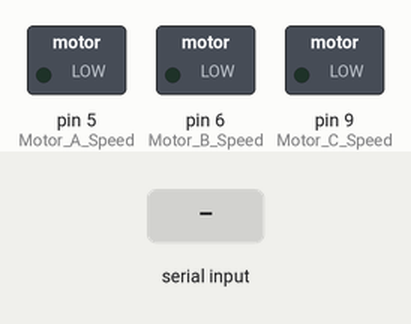
Recording of a sketch running on a simulated Arduino Uno, built with avr-gcc and run on an emulated ATmega328P. Shown: switched loads named in the sketch (green lamp = pin HIGH). The test bench sets the inputs (shaded band).

Above: at 2.7 s.
2.8 s: "90,45\n" received over Serial
At 3.7 s:
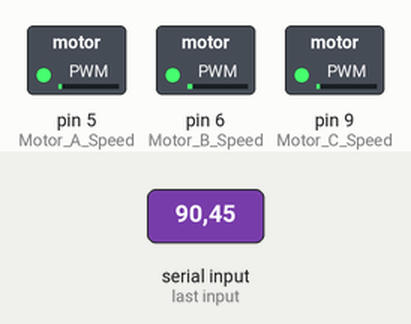
4.3 s: "30,150\n" received over Serial
At 4.8 s:
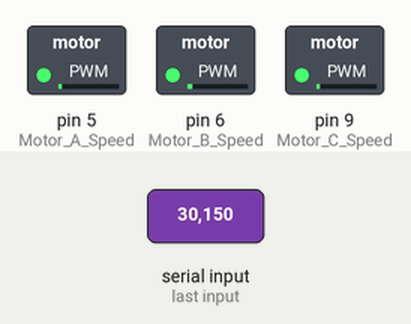
5.8 s: "1\n" received over Serial
At 7.0 s:
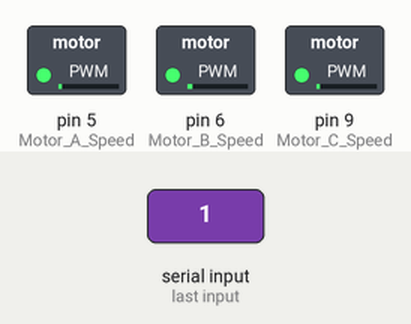
7.3 s: "90\n" received over Serial
At 8.2 s:
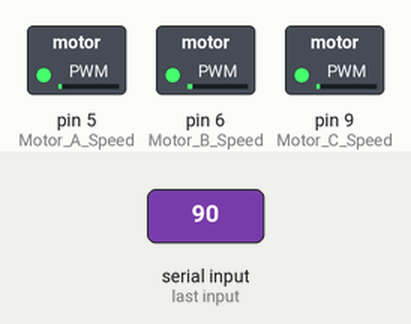
8.8 s: "200\n" received over Serial
At 8.9 s:
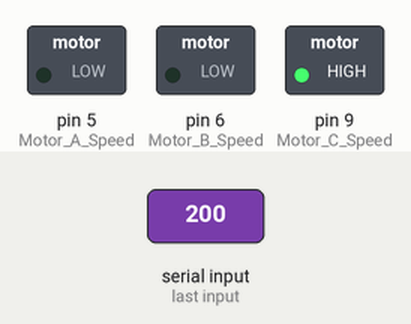
Timing chart, 0 to 11.5 s (numbered marks = the images above; inputs shaded):
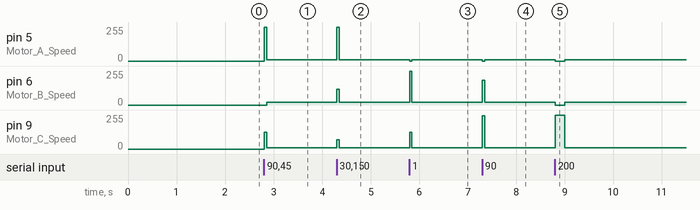

Measured:
- after the input at 2.8 s, pin 5 (Motor_A_Speed), pin 9 (Motor_C_Speed): 0/255 → 10/255 at once; pin 6 (Motor_B_Speed): 0/255 → 20/255 after 0.06 s
- after the input at 4.3 s, pin 5 (Motor_A_Speed): 10/255 → 255/255 at once, → 10/255 0.05 s later; pin 6 (Motor_B_Speed): 20/255 → 118/255 at once, → 20/255 0.05 s later; pin 9 (Motor_C_Speed): 10/255 → 68/255 at once, → 10/255 0.05 s later
- after the input at 5.8 s, pin 5 (Motor_A_Speed): 10/255 → 0/255 at once, → 10/255 0.05 s later; pin 6 (Motor_B_Speed): 20/255 → 255/255 at once, → 20/255 0.05 s later; pin 9 (Motor_C_Speed): 10/255 → 127/255 at once, → 10/255 0.05 s later
- after the input at 7.3 s, pin 5 (Motor_A_Speed): 10/255 → 0/255 at once, → 10/255 0.05 s later; pin 6 (Motor_B_Speed): 20/255 → 184/255 at once, → 20/255 0.05 s later; pin 9 (Motor_C_Speed): 10/255 → 251/255 at once, → 10/255 0.05 s later
- after the input at 8.8 s, pin 5 (Motor_A_Speed): 10/255 → 0/255 at once, → 10/255 0.20 s later; pin 6 (Motor_B_Speed): 20/255 → 0/255 at once, → 20/255 0.20 s later; pin 9 (Motor_C_Speed): 10/255 → 255/255 at once, → 10/255 0.20 s later

The sketch:

Unity_HapticHandle_Demo_Code.ino
```cpp
//Motor A : 1 left
//Motor B : 2 center
//Motor C : right
const int bufferSize = 64;
char buffer[bufferSize];

int Motor_A_Speed = 5;

int Motor_B_Speed = 6; //PWM


int Motor_C_Speed = 9;

bool GameStartPlag = false;
int normalPWN = 10;
int durationV = 100;

int motorA, motorB, motorC;
int MotorDuration;

bool parseData(char* data, int &motorA, int &motorB, int &motorC, int &MotorDuration) {
    char* token = strtok(data, "#");
    if (token != NULL) {
        motorA = atoi(token);
        token = strtok(NULL, "#");
        if (token != NULL) {
            motorB = atoi(token);
            token = strtok(NULL, "#");
            if (token != NULL) {
                motorC = atoi(token);
                token = strtok(NULL, "#");
                //return true;
                if (token != NULL) {
                MotorDuration = atoi(token);
                return true;
                }
            }
        }
    }
    return false;
}
void setup() {
  Serial.begin(9600);
}

void pullingString(int motorA, int motorB, int motorC, int duration){
    /*모터A설정*/
    analogWrite(Motor_A_Speed, motorA);       // Motor A 속도조절 (0~255)

    /*모터B설정*/
    analogWrite(Motor_B_Speed, motorB);        // Motor B 속도조절 (0~255)

    /*모터C설정*/
    analogWrite(Motor_C_Speed, motorC);        // Motor B 속도조절 (0~255)

    delay(duration);
    normalState(normalPWN);
}

void normalState(int data){
  /*모터A설정*/
    analogWrite(Motor_A_Speed, 10);       // Motor A 속도조절 (0~255)

    /*모터B설정*/
    analogWrite(Motor_B_Speed, 20);        // Motor B 속도조절 (0~255)

    /*모터C설정*/
    analogWrite(Motor_C_Speed, 10);        // Motor B 속도조절 (0~255)

    if(data >0){
      //delay(1);
    }
}

void loop() {
  if (Serial.available() > 0) {
        int bytesRead = Serial.readBytesUntil('\n', buffer, bufferSize - 1);
        buffer[bytesRead] = '\0'; // Null-terminate the string

        if( bytesRead ==1){ //0
          pullingString(0, 255, 127, 50);
        }
        else if( bytesRead ==2){ //45
          pullingString(0, 184, 251, 50);
        }
        else if( bytesRead ==3){ //90
          pullingString(0, 0, 255, 200);
        }
        else if( bytesRead ==4){ //135
          pullingString(184, 0, 255, 50);
        }
        else if( bytesRead ==5){ //180
          pullingString(255, 0, 127, 50);
        }
        else if( bytesRead ==6){ // 225
          pullingString(255, 118, 68, 50);
        }
        else if( bytesRead ==7){ // 270
          pullingString(255, 255, 0, 50);
        }
        else if( bytesRead ==8){ // 315
          pullingString(118, 255, 68, 50);
        }
        else
        {
          char motorType = buffer[0];
          int motorA, motorB, motorC;
          if (parseData(buffer + 1, motorA, motorB, motorC, MotorDuration)) {
              pullingString(motorA, motorB, motorC, MotorDuration);
              Serial.println(String(motorType) + " Motors set to: " + motorA + ", " + motorB + ", " + motorC+ ", " + MotorDuration);
          } else {
              Serial.println("Failed to parse data");
          }
        }
    }
}
```
